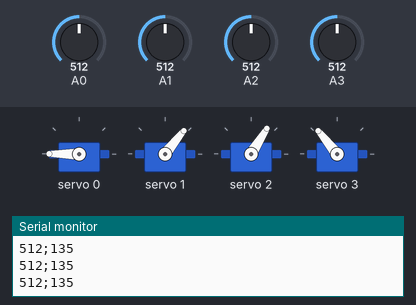
This sketch was run on a simulated Arduino Uno, built with avr-gcc and run on an emulated ATmega328P. Shown: 4 × servo, the last lines printed to the serial monitor. The test bench sets the inputs (shaded band); at power-on: A3 = 512, A1 = 512, A2 = 512, A0 = 512.

Above: at 1.2 s.
1.3 s: A3 set to 585
At 2.5 s:
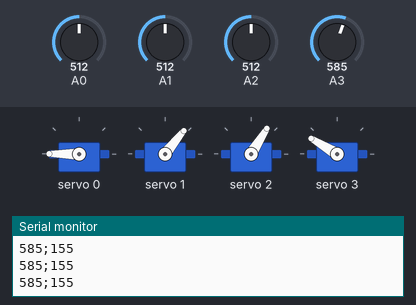
2.8 s: A1 set to 585
At 3.6 s:
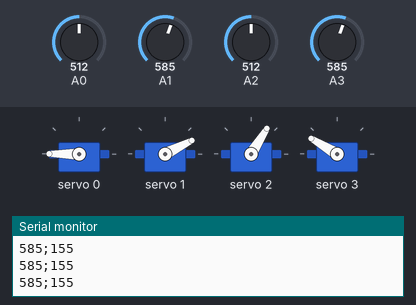
4.4 s: A2 set to 585
At 5.5 s:
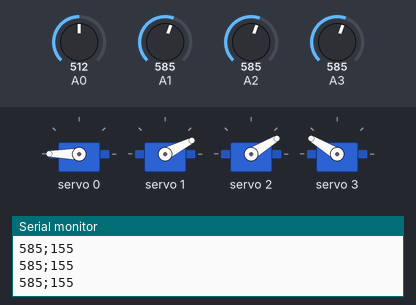
6.0 s: A0 set to 490
At 6.7 s:
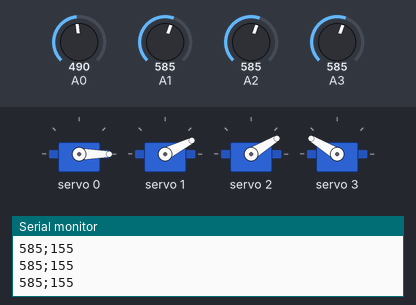
7.6 s: A3 set to 716
At 8.4 s:
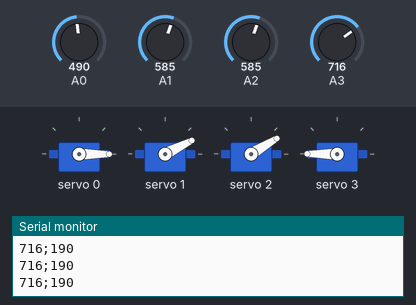
9.2 s: A0 set to 585
At 10.4 s:
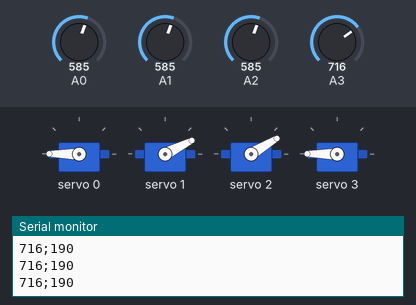
Timing chart, 0 to 11.8 s (numbered marks = the images above; inputs shaded):
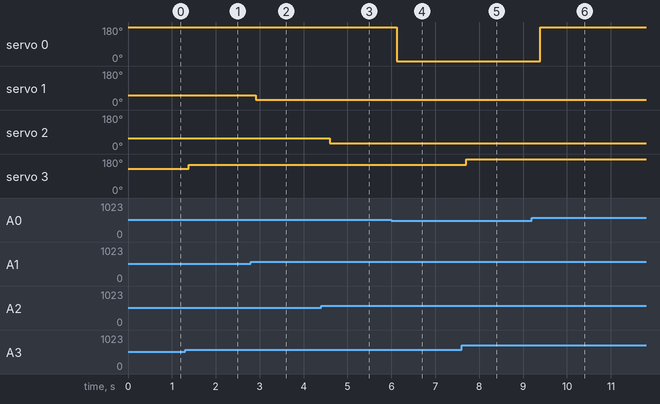

The sketch:

code.ino
```cpp
#include <Adafruit_PWMServoDriver.h>
#include <Wire.h>
#include <Servo.h>
Adafruit_PWMServoDriver pwm = Adafruit_PWMServoDriver();
#define SERVOMIN  125 // this is the 'minimum' pulse length count (out of 4096)
#define SERVOMAX  575 // this is the 'maximum' pulse length count (out of 4096)
void setup()
{
 Serial.begin(9600);
 Serial.println("5 Servo test!");
 pwm.begin();
 pwm.setPWMFreq(60);  // Analog servos run at ~60 Hz updates
}
void loop()
{
 int val0 = analogRead(A0);
 int angle0=map(val0,350,0,0,115);
 int pulse0 = map(angle0,0, 180, SERVOMIN,SERVOMAX);
 pwm.setPWM(0, 0, pulse0);
 delay(50);
 //Serial.print( val0);
 //Serial.print(";");
 //Serial.println(  angle0);
 ////////////////////////////////////////////////////////////////////////////
 int val1 = analogRead(A1);
 int angle1=map(val1,200,600,160,25);
 int pulse1 = map(angle1,0, 180, SERVOMIN,SERVOMAX);
 pwm.setPWM(1, 0, pulse1 );
 delay(50);
// Serial.print(  val1);
 //Serial.print(";");
 //Serial.println(  angle1);
 ////////////////////////////////////////////////////////////////////////////
 int val2 = analogRead(A2);
 int angle2=map(val2,680,200,0,180);
 int pulse2 = map(angle2,0, 180, SERVOMIN,SERVOMAX);
 pwm.setPWM(2, 0, pulse2 );
 delay(50);
 //Serial.print(  val2);
 //Serial.print(";");
 //  Serial.println(  angle2);
 ////////////////////////////////////////////////////////////////////////////
 int val3 = analogRead(A3);
 int angle3=map(val3,0,678,0,180);
 int pulse3 = map(angle3,0, 180, SERVOMIN,SERVOMAX);
 pwm.setPWM(3, 0,pulse3 );
 delay(50);
 Serial.print(  val3);
 Serial.print(";");
 Serial.println(  angle3);
 ////////////////////////////////////////////////////////////////////////////
}
```

Measured:
- the behaviour switches between 503 and 502 on A0 (found by bisection; images 3 and 4)
- after the input at 1.3 s, servo 3: 129° → 149° after 0.08 s
- after the input at 2.8 s, servo 1: 51° → 27° after 0.11 s
- after the input at 4.4 s, servo 2: 58° → 31° after 0.20 s
- after the input at 6.0 s, servo 0: 180° → 0° after 0.13 s
- after the input at 7.6 s, servo 3: 149° → 180° after 0.11 s
- after the input at 9.2 s, servo 0: 0° → 180° after 0.19 s
